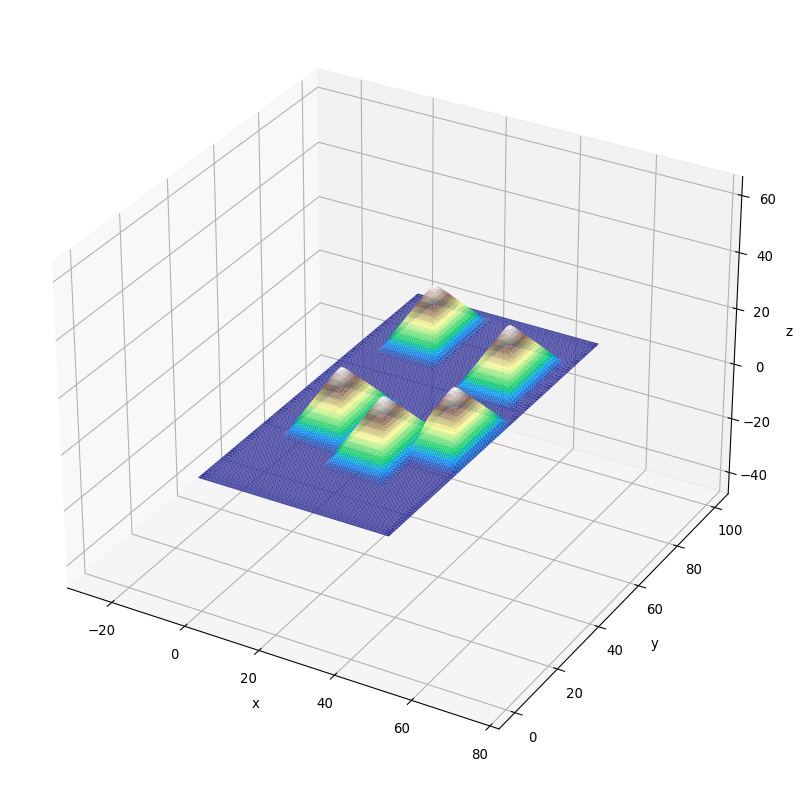

The Python source for this figure:
import os
os.environ['MPLBACKEND'] = 'TkAgg'
# ValueError: Key backend: 'pyqt5' is not a valid value for backend; supported values are 
['GTK3Agg', 'GTK3Cairo', 'GTK4Agg', 'GTK4Cairo', 'MacOSX', 'nbAgg', 'QtAgg', 
 'QtCairo', 'Qt5Agg', 'Qt5Cairo', 'TkAgg', 'TkCairo', 'WebAgg', 'WX', 'WXAgg', 
 'WXCairo', 'agg', 'cairo', 'pdf', 'pgf', 'ps', 'svg', 'template']
from geomdl import CPGen
from geomdl import BSpline
from geomdl import utilities
from geomdl.visualization import VisMPL
from matplotlib import cm

# Generate a plane with the dimensions 50x100
surfgrid = CPGen.Grid(50, 100)

# Generate a grid of 25x30
surfgrid.generate(50, 60)

# Generate bumps on the grid
surfgrid.bumps(num_bumps=5, bump_height=20, base_extent=8)

# Create a BSpline surface instance
surf = BSpline.Surface()

# Set degrees
surf.degree_u = 3
surf.degree_v = 3

# Get the control points from the generated grid
surf.ctrlpts2d = surfgrid.grid

# Set knot vectors
surf.knotvector_u = utilities.generate_knot_vector(surf.degree_u, surf.ctrlpts_size_u)
surf.knotvector_v = utilities.generate_knot_vector(surf.degree_v, surf.ctrlpts_size_v)

# Set sample size
surf.sample_size = 100

# Set visualization component
surf.vis = VisMPL.VisSurface(ctrlpts=False, legend=False)

# Plot the surface
surf.render(colormap=cm.terrain, filename="ex_rl.png", plot=False)
